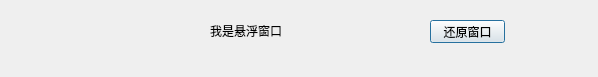
<?xml version="1.0" encoding="UTF-8"?>
<ui version="4.0">
 <class>Small</class>
 <widget class="QDialog" name="Small">
  <property name="geometry">
   <rect>
    <x>0</x>
    <y>0</y>
    <width>598</width>
    <height>77</height>
   </rect>
  </property>
  <property name="windowTitle">
   <string>Small</string>
  </property>
  <widget class="QLabel" name="label">
   <property name="geometry">
    <rect>
     <x>210</x>
     <y>10</y>
     <width>111</width>
     <height>41</height>
    </rect>
   </property>
   <property name="text">
    <string>我是悬浮窗口</string>
   </property>
  </widget>
  <widget class="QPushButton" name="restoreButton">
   <property name="geometry">
    <rect>
     <x>430</x>
     <y>20</y>
     <width>75</width>
     <height>23</height>
    </rect>
   </property>
   <property name="text">
    <string>还原窗口</string>
   </property>
  </widget>
 </widget>
 <layoutdefault spacing="6" margin="11"/>
 <resources/>
 <connections/>
</ui>
